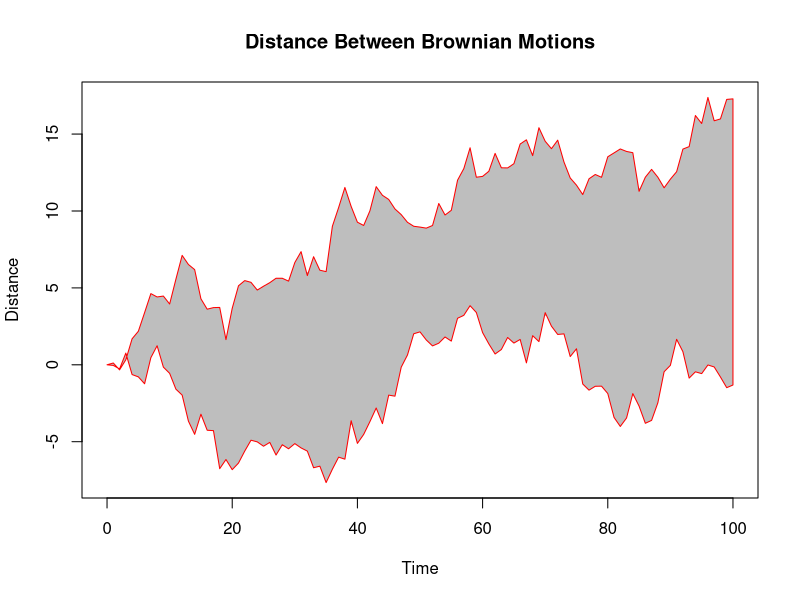
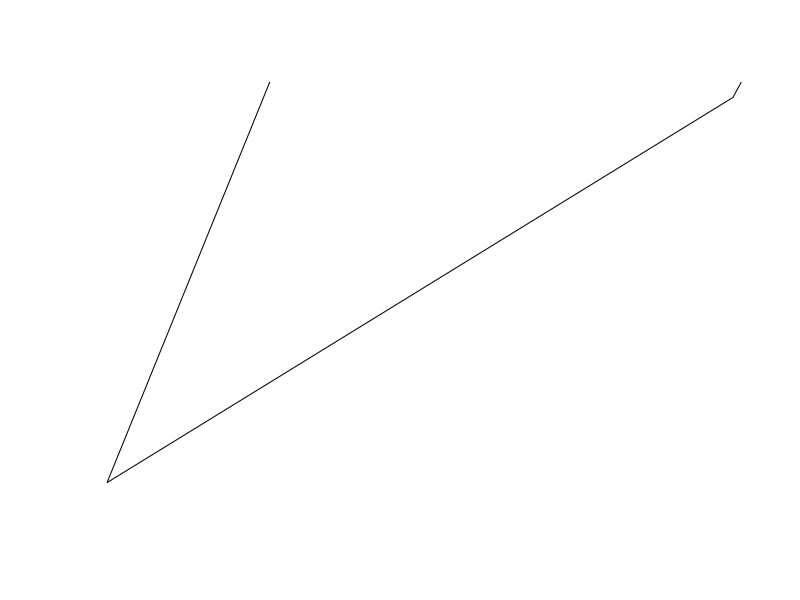

R code for these plots, in order: (Note: this script raises an error after producing the figures.)
plot.new()

n <- 100
xx <- c(0:n, n:0)
yy <- c(c(0, cumsum(stats::rnorm(n))), rev(c(0, cumsum(stats::rnorm(n)))))
plot   (xx, yy, type = "n", xlab = "Time", ylab = "Distance")
polygon(xx, yy, col = "gray", border = "red")
title("Distance Between Brownian Motions")


plot.new()
polygon(1:9, c(2,1,2,1,NA,2,1,2,1),
        density = c(10, 20), angle = c(-45, 45))
dev.off(
  
)

##

#vector of x-coordinates and a vector of y-coordinates.
# For example, the following command should generate a 
# rectangle that is 0.2 units long and 0.7 units high,
# with its lower-left hand corner at the origin. 
# Note that the order of the points is important because the outline of the shape will be traced in the order that the points are listed.

plot.new()
polygon(c(0,1,2,3,4),
        c(0,1,2,3,4)**2)


############# 

makeSquare <- function(origin=0,width=0.5,height=0.5){
  xAx <- c(origin,origin,origin+width,origin+width)
  yAx <- c(origin,origin+height,origin+height,origin)
  out <- list(xAx,yAx)
  return (out)
}



plotPoly <- function(ranColor){
  for (i in seq(1,10)){
    or <- runif(1)
    wi <- runif(1)
    he <- runif(1)
    scaleOr <- sample(c(1,-1),1)
    scaleWi <- sample(c(1,-1),1)
    scaleHe <- sample(c(1,-1),1)
    
    polygon(makeSquare(or*mult,wi*scaleWi,he*scaleHe)[[1]],
            makeSquare(or*mult,wi*scaleWi,he*scaleHe)[[2]],
            col=adjustcolor(ranColor,alpha.f=0.25))
  }
}


plot.new()
for (i in seq(1,5000)){
    ranColor <- sample(colors(),1)
    #print(ranColor)
    plotPoly(ranColor)
}
